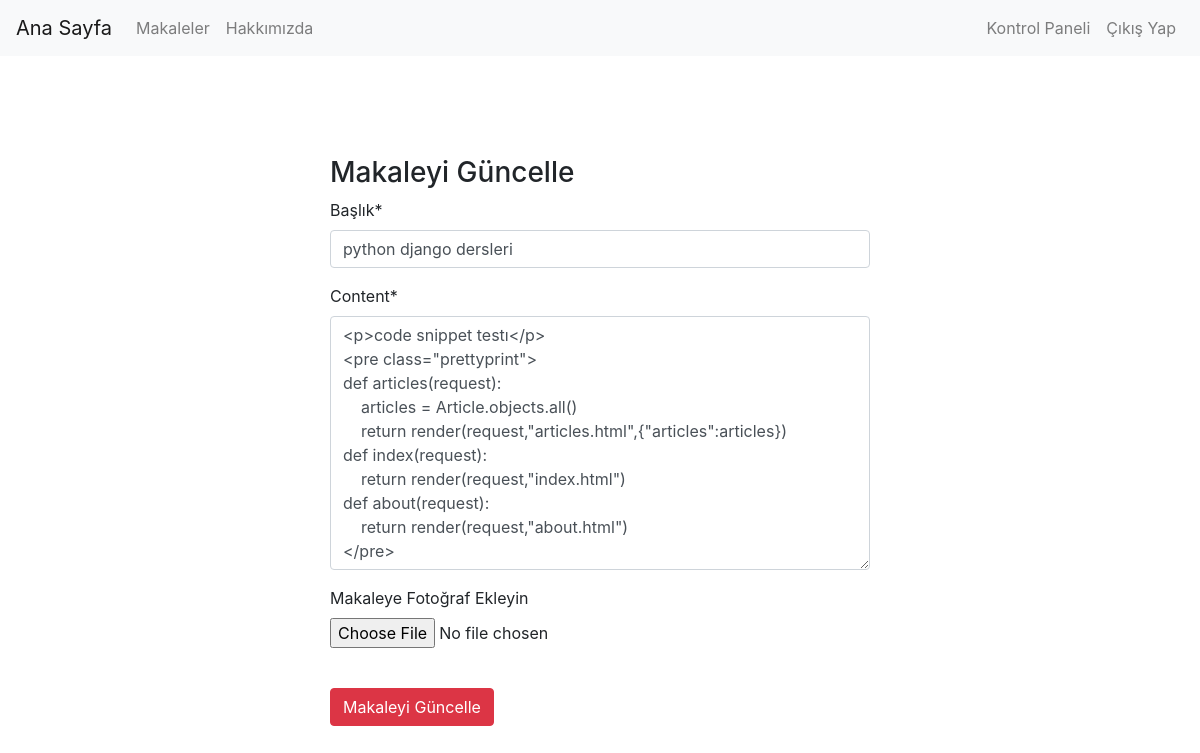
The app's page /articles/updatearticle/11 (signed in) with its own data.
### article/models.py (models this page shows, shortened)
class Article(models.Model):
    author = models.ForeignKey("auth.User",on_delete = models.CASCADE,verbose_name="Yazar")
    title = models.CharField(max_length = 50,verbose_name="Başlık")
    content = RichTextField()
    created_date = models.DateTimeField(auto_now_add = True,verbose_name="Oluşturulma tarihi")
    article_image = models.FileField(blank=True,null=True,verbose_name="Makaleye Fotoğraf Ekleyin")
    class Meta:
        ordering = ["-created_date"]

### article/views.py (the view)
# urls.py: path('updatearticle/<int:id>', views.updateArticle,name = "update" ),
@login_required(login_url="user:login")
def updateArticle(request,id):
    article = get_object_or_404(Article,id = id)
    form = ArticleForm(request.POST or None,request.FILES or None,instance=article)
    if form.is_valid():
        article = form.save(commit = False)
        article.author = request.user
        article.save()
        messages.success(request,"Makaleniz başarıyla güncellendi...")
        return redirect("article:dashboard")
    return render(request,"update.html",{"form":form})

### article/forms.py
class ArticleForm(forms.ModelForm):
    class Meta:
        model = Article
        fields = ['title','content','article_image']

### templates/update.html (shortened to what this page needs)
{% extends "layout.html" %}
{% block body %}
{% load crispy_forms_tags %}
<div class="row">
    <div class="col-md-6 offset-md-3">
        <h3>Makaleyi Güncelle</h3>
        <form method="post" enctype="multipart/form-data">
            {{form|crispy}}
            <br>
            <button type="submit" class="btn btn-danger">Makaleyi Güncelle</button>
        </form>
    </div>
</div>
{% endblock body %}

### records on screen
Article: title "python django dersleri", content "<p>code snippet testı</p> <pre class=\"prettyprint\"> def articles(request): articles = Article.objects.all() return render(request,\"articles.html\",{\"articles\":articles}) def index(request): return render(request,\"index.html\") def about(request): return render(request,\"about.html\") </pre>"
